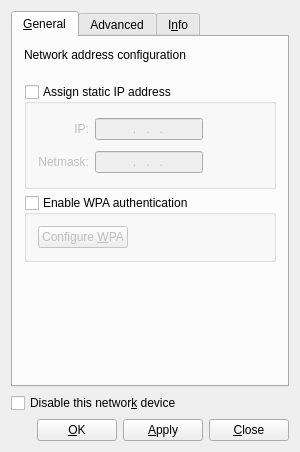
<?xml version="1.0" encoding="UTF-8"?>
<ui version="4.0">
 <class>ethernetconfig</class>
 <widget class="QWidget" name="ethernetconfig">
  <property name="geometry">
   <rect>
    <x>0</x>
    <y>0</y>
    <width>300</width>
    <height>452</height>
   </rect>
  </property>
  <property name="sizePolicy">
   <sizepolicy hsizetype="Preferred" vsizetype="Expanding">
    <horstretch>0</horstretch>
    <verstretch>0</verstretch>
   </sizepolicy>
  </property>
  <property name="windowTitle">
   <string>Network Configuration</string>
  </property>
  <property name="windowIcon">
   <iconset resource="ethernetconfig.qrc">
    <normaloff>:/network_local.png</normaloff>:/network_local.png</iconset>
  </property>
  <layout class="QGridLayout">
   <item row="2" column="0">
    <layout class="QHBoxLayout">
     <item>
      <spacer name="spacer2">
       <property name="orientation">
        <enum>Qt::Horizontal</enum>
       </property>
       <property name="sizeType">
        <enum>QSizePolicy::Expanding</enum>
       </property>
       <property name="sizeHint" stdset="0">
        <size>
         <width>69</width>
         <height>21</height>
        </size>
       </property>
      </spacer>
     </item>
     <item>
      <widget class="QPushButton" name="buttonOK">
       <property name="text">
        <string>&amp;OK</string>
       </property>
       <property name="shortcut">
        <string>Alt+O</string>
       </property>
      </widget>
     </item>
     <item>
      <widget class="QPushButton" name="buttonApply">
       <property name="text">
        <string>&amp;Apply</string>
       </property>
       <property name="shortcut">
        <string>Alt+A</string>
       </property>
      </widget>
     </item>
     <item>
      <widget class="QPushButton" name="buttonClose">
       <property name="text">
        <string>&amp;Close</string>
       </property>
       <property name="shortcut">
        <string>Alt+C</string>
       </property>
      </widget>
     </item>
    </layout>
   </item>
   <item row="1" column="0">
    <widget class="QCheckBox" name="checkDisableNetwork">
     <property name="text">
      <string>Disable this networ&amp;k device</string>
     </property>
     <property name="shortcut">
      <string>Alt+K</string>
     </property>
    </widget>
   </item>
   <item row="0" column="0">
    <widget class="QTabWidget" name="tabMainWidget">
     <property name="currentIndex">
      <number>0</number>
     </property>
     <widget class="QWidget" name="tab">
      <attribute name="title">
       <string>&amp;General</string>
      </attribute>
      <layout class="QGridLayout" name="gridLayout_3">
       <item row="0" column="0">
        <widget class="QLabel" name="textLabel1">
         <property name="text">
          <string>Network address configuration</string>
         </property>
         <property name="alignment">
          <set>Qt::AlignLeading|Qt::AlignLeft|Qt::AlignTop</set>
         </property>
         <property name="wordWrap">
          <bool>true</bool>
         </property>
        </widget>
       </item>
       <item row="1" column="0">
        <spacer name="spacer3">
         <property name="orientation">
          <enum>Qt::Vertical</enum>
         </property>
         <property name="sizeType">
          <enum>QSizePolicy::Fixed</enum>
         </property>
         <property name="sizeHint" stdset="0">
          <size>
           <width>210</width>
           <height>16</height>
          </size>
         </property>
        </spacer>
       </item>
       <item row="2" column="0">
        <widget class="QGroupBox" name="groupStatic">
         <property name="title">
          <string>Assign static IP address</string>
         </property>
         <property name="checkable">
          <bool>true</bool>
         </property>
         <property name="checked">
          <bool>false</bool>
         </property>
         <layout class="QGridLayout" name="gridLayout">
          <item row="0" column="0">
           <widget class="QLabel" name="textLabel2">
            <property name="text">
             <string>IP:</string>
            </property>
            <property name="alignment">
             <set>Qt::AlignRight|Qt::AlignTrailing|Qt::AlignVCenter</set>
            </property>
            <property name="wordWrap">
             <bool>false</bool>
            </property>
           </widget>
          </item>
          <item row="0" column="1">
           <widget class="QLineEdit" name="lineIP">
            <property name="inputMask">
             <string>999\.999\.999\.999; </string>
            </property>
            <property name="alignment">
             <set>Qt::AlignHCenter</set>
            </property>
           </widget>
          </item>
          <item row="0" column="2" rowspan="2">
           <spacer name="spacer8">
            <property name="orientation">
             <enum>Qt::Horizontal</enum>
            </property>
            <property name="sizeType">
             <enum>QSizePolicy::Expanding</enum>
            </property>
            <property name="sizeHint" stdset="0">
             <size>
              <width>48</width>
              <height>60</height>
             </size>
            </property>
           </spacer>
          </item>
          <item row="1" column="0">
           <widget class="QLabel" name="textLabel2_2">
            <property name="text">
             <string>Netmask:</string>
            </property>
            <property name="alignment">
             <set>Qt::AlignRight|Qt::AlignTrailing|Qt::AlignVCenter</set>
            </property>
            <property name="wordWrap">
             <bool>false</bool>
            </property>
           </widget>
          </item>
          <item row="1" column="1">
           <widget class="QLineEdit" name="lineNetmask">
            <property name="inputMask">
             <string>999\.999\.999\.999; </string>
            </property>
            <property name="alignment">
             <set>Qt::AlignHCenter</set>
            </property>
           </widget>
          </item>
         </layout>
        </widget>
       </item>
       <item row="3" column="0">
        <widget class="QGroupBox" name="groupWPAE">
         <property name="title">
          <string>Enable WPA authentication</string>
         </property>
         <property name="checkable">
          <bool>true</bool>
         </property>
         <property name="checked">
          <bool>false</bool>
         </property>
         <layout class="QGridLayout" name="gridLayout_2">
          <item row="0" column="0">
           <widget class="QPushButton" name="pushWPAE">
            <property name="text">
             <string>Configure &amp;WPA</string>
            </property>
           </widget>
          </item>
          <item row="0" column="1">
           <spacer name="horizontalSpacer">
            <property name="orientation">
             <enum>Qt::Horizontal</enum>
            </property>
            <property name="sizeHint" stdset="0">
             <size>
              <width>125</width>
              <height>20</height>
             </size>
            </property>
           </spacer>
          </item>
         </layout>
        </widget>
       </item>
       <item row="4" column="0">
        <spacer name="spacer6">
         <property name="orientation">
          <enum>Qt::Vertical</enum>
         </property>
         <property name="sizeType">
          <enum>QSizePolicy::Expanding</enum>
         </property>
         <property name="sizeHint" stdset="0">
          <size>
           <width>220</width>
           <height>20</height>
          </size>
         </property>
        </spacer>
       </item>
      </layout>
     </widget>
     <widget class="QWidget" name="TabPage">
      <attribute name="title">
       <string>Advanced</string>
      </attribute>
      <layout class="QGridLayout">
       <item row="0" column="0">
        <widget class="QCheckBox" name="checkMAC">
         <property name="text">
          <string>Use hardware defau&amp;lt MAC address</string>
         </property>
         <property name="shortcut">
          <string>Alt+L</string>
         </property>
         <property name="checked">
          <bool>true</bool>
         </property>
        </widget>
       </item>
       <item row="1" column="0">
        <widget class="QGroupBox" name="groupMAC">
         <property name="enabled">
          <bool>false</bool>
         </property>
         <property name="title">
          <string>Custom MAC address</string>
         </property>
         <layout class="QGridLayout">
          <item row="0" column="0">
           <widget class="QLineEdit" name="lineMAC"/>
          </item>
         </layout>
        </widget>
       </item>
       <item row="4" column="0">
        <spacer name="spacer11">
         <property name="orientation">
          <enum>Qt::Vertical</enum>
         </property>
         <property name="sizeType">
          <enum>QSizePolicy::Expanding</enum>
         </property>
         <property name="sizeHint" stdset="0">
          <size>
           <width>210</width>
           <height>20</height>
          </size>
         </property>
        </spacer>
       </item>
       <item row="3" column="0">
        <widget class="QGroupBox" name="groupIPv6">
         <property name="title">
          <string>IPv6 static address</string>
         </property>
         <layout class="QGridLayout">
          <item row="0" column="1">
           <widget class="QLineEdit" name="lineIPv6Address"/>
          </item>
          <item row="0" column="0">
           <widget class="QLabel" name="textLabel1_2">
            <property name="text">
             <string>Address:</string>
            </property>
            <property name="wordWrap">
             <bool>false</bool>
            </property>
           </widget>
          </item>
         </layout>
        </widget>
       </item>
       <item row="2" column="0">
        <widget class="QCheckBox" name="checkIPv6Enable">
         <property name="text">
          <string>Obtain IPv6 address automaticall&amp;y</string>
         </property>
         <property name="shortcut">
          <string>Alt+Y</string>
         </property>
        </widget>
       </item>
      </layout>
     </widget>
     <widget class="QWidget" name="TabPage2">
      <attribute name="title">
       <string>I&amp;nfo</string>
      </attribute>
      <layout class="QVBoxLayout">
       <item>
        <layout class="QVBoxLayout">
         <item>
          <widget class="QLabel" name="textInfoName">
           <property name="text">
            <string/>
           </property>
           <property name="wordWrap">
            <bool>false</bool>
           </property>
          </widget>
         </item>
         <item>
          <widget class="QGroupBox" name="groupBox4">
           <property name="title">
            <string>Configuration info</string>
           </property>
           <layout class="QGridLayout">
            <item row="1" column="0">
             <widget class="QLabel" name="textLabel3_2">
              <property name="sizePolicy">
               <sizepolicy hsizetype="Minimum" vsizetype="Preferred">
                <horstretch>0</horstretch>
                <verstretch>0</verstretch>
               </sizepolicy>
              </property>
              <property name="text">
               <string>Netmask:</string>
              </property>
              <property name="alignment">
               <set>Qt::AlignRight|Qt::AlignTrailing|Qt::AlignVCenter</set>
              </property>
              <property name="wordWrap">
               <bool>false</bool>
              </property>
             </widget>
            </item>
            <item row="0" column="0">
             <widget class="QLabel" name="textLabel3">
              <property name="sizePolicy">
               <sizepolicy hsizetype="Minimum" vsizetype="Preferred">
                <horstretch>0</horstretch>
                <verstretch>0</verstretch>
               </sizepolicy>
              </property>
              <property name="text">
               <string>IP:</string>
              </property>
              <property name="alignment">
               <set>Qt::AlignRight|Qt::AlignTrailing|Qt::AlignVCenter</set>
              </property>
              <property name="wordWrap">
               <bool>false</bool>
              </property>
             </widget>
            </item>
            <item row="2" column="0">
             <widget class="QLabel" name="textLabel3_2_3">
              <property name="sizePolicy">
               <sizepolicy hsizetype="Minimum" vsizetype="Preferred">
                <horstretch>0</horstretch>
                <verstretch>0</verstretch>
               </sizepolicy>
              </property>
              <property name="text">
               <string>Gateway:</string>
              </property>
              <property name="alignment">
               <set>Qt::AlignRight|Qt::AlignTrailing|Qt::AlignVCenter</set>
              </property>
              <property name="wordWrap">
               <bool>false</bool>
              </property>
             </widget>
            </item>
            <item row="3" column="0">
             <widget class="QLabel" name="textLabel3_2_3_2">
              <property name="sizePolicy">
               <sizepolicy hsizetype="Minimum" vsizetype="Preferred">
                <horstretch>0</horstretch>
                <verstretch>0</verstretch>
               </sizepolicy>
              </property>
              <property name="text">
               <string>IPv6:</string>
              </property>
              <property name="alignment">
               <set>Qt::AlignRight|Qt::AlignTrailing|Qt::AlignVCenter</set>
              </property>
              <property name="wordWrap">
               <bool>false</bool>
              </property>
             </widget>
            </item>
            <item row="4" column="0">
             <widget class="QLabel" name="textLabel3_2_2_2">
              <property name="sizePolicy">
               <sizepolicy hsizetype="Minimum" vsizetype="Preferred">
                <horstretch>0</horstretch>
                <verstretch>0</verstretch>
               </sizepolicy>
              </property>
              <property name="text">
               <string>Mac:</string>
              </property>
              <property name="alignment">
               <set>Qt::AlignRight|Qt::AlignTrailing|Qt::AlignVCenter</set>
              </property>
              <property name="wordWrap">
               <bool>false</bool>
              </property>
             </widget>
            </item>
            <item row="5" column="0">
             <widget class="QLabel" name="textLabel3_2_2_3">
              <property name="sizePolicy">
               <sizepolicy hsizetype="Minimum" vsizetype="Preferred">
                <horstretch>0</horstretch>
                <verstretch>0</verstretch>
               </sizepolicy>
              </property>
              <property name="text">
               <string>Media:</string>
              </property>
              <property name="alignment">
               <set>Qt::AlignRight|Qt::AlignTrailing|Qt::AlignVCenter</set>
              </property>
              <property name="wordWrap">
               <bool>false</bool>
              </property>
             </widget>
            </item>
            <item row="6" column="0">
             <widget class="QLabel" name="textLabel3_2_2">
              <property name="sizePolicy">
               <sizepolicy hsizetype="Minimum" vsizetype="Preferred">
                <horstretch>0</horstretch>
                <verstretch>0</verstretch>
               </sizepolicy>
              </property>
              <property name="text">
               <string>Status:</string>
              </property>
              <property name="alignment">
               <set>Qt::AlignRight|Qt::AlignTrailing|Qt::AlignVCenter</set>
              </property>
              <property name="wordWrap">
               <bool>false</bool>
              </property>
             </widget>
            </item>
            <item row="6" column="1">
             <widget class="QLabel" name="textStatus">
              <property name="text">
               <string/>
              </property>
              <property name="wordWrap">
               <bool>false</bool>
              </property>
             </widget>
            </item>
            <item row="3" column="1">
             <widget class="QLabel" name="textIPv6">
              <property name="text">
               <string/>
              </property>
              <property name="wordWrap">
               <bool>false</bool>
              </property>
             </widget>
            </item>
            <item row="2" column="1">
             <widget class="QLabel" name="textGateway">
              <property name="text">
               <string/>
              </property>
              <property name="wordWrap">
               <bool>false</bool>
              </property>
             </widget>
            </item>
            <item row="1" column="1">
             <widget class="QLabel" name="textNetmask">
              <property name="sizePolicy">
               <sizepolicy hsizetype="Expanding" vsizetype="Preferred">
                <horstretch>0</horstretch>
                <verstretch>0</verstretch>
               </sizepolicy>
              </property>
              <property name="text">
               <string/>
              </property>
              <property name="wordWrap">
               <bool>false</bool>
              </property>
             </widget>
            </item>
            <item row="0" column="1">
             <widget class="QLabel" name="textIP">
              <property name="sizePolicy">
               <sizepolicy hsizetype="Expanding" vsizetype="Preferred">
                <horstretch>0</horstretch>
                <verstretch>0</verstretch>
               </sizepolicy>
              </property>
              <property name="text">
               <string/>
              </property>
              <property name="wordWrap">
               <bool>false</bool>
              </property>
             </widget>
            </item>
            <item row="4" column="1">
             <widget class="QLabel" name="textMac">
              <property name="text">
               <string/>
              </property>
              <property name="wordWrap">
               <bool>false</bool>
              </property>
             </widget>
            </item>
            <item row="5" column="1">
             <widget class="QLabel" name="textMedia">
              <property name="text">
               <string/>
              </property>
              <property name="alignment">
               <set>Qt::AlignVCenter</set>
              </property>
              <property name="wordWrap">
               <bool>true</bool>
              </property>
             </widget>
            </item>
           </layout>
          </widget>
         </item>
         <item>
          <widget class="QGroupBox" name="groupBox5">
           <property name="title">
            <string>Traffic info</string>
           </property>
           <layout class="QGridLayout">
            <item row="0" column="0">
             <layout class="QVBoxLayout">
              <item>
               <spacer name="spacer8_2">
                <property name="orientation">
                 <enum>Qt::Vertical</enum>
                </property>
                <property name="sizeType">
                 <enum>QSizePolicy::Fixed</enum>
                </property>
                <property name="sizeHint" stdset="0">
                 <size>
                  <width>20</width>
                  <height>20</height>
                 </size>
                </property>
               </spacer>
              </item>
              <item>
               <widget class="QLabel" name="textLabel6">
                <property name="text">
                 <string>Packets:</string>
                </property>
                <property name="alignment">
                 <set>Qt::AlignRight|Qt::AlignTrailing|Qt::AlignVCenter</set>
                </property>
                <property name="wordWrap">
                 <bool>false</bool>
                </property>
               </widget>
              </item>
              <item>
               <widget class="QLabel" name="textLabel6_2">
                <property name="text">
                 <string>Errors:</string>
                </property>
                <property name="alignment">
                 <set>Qt::AlignRight|Qt::AlignTrailing|Qt::AlignVCenter</set>
                </property>
                <property name="wordWrap">
                 <bool>false</bool>
                </property>
               </widget>
              </item>
             </layout>
            </item>
            <item row="0" column="1">
             <layout class="QVBoxLayout">
              <item>
               <widget class="QLabel" name="textLabel5">
                <property name="text">
                 <string>In:</string>
                </property>
                <property name="alignment">
                 <set>Qt::AlignCenter</set>
                </property>
                <property name="wordWrap">
                 <bool>false</bool>
                </property>
               </widget>
              </item>
              <item>
               <widget class="QLabel" name="textPacketsIn">
                <property name="text">
                 <string/>
                </property>
                <property name="alignment">
                 <set>Qt::AlignCenter</set>
                </property>
                <property name="wordWrap">
                 <bool>false</bool>
                </property>
               </widget>
              </item>
              <item>
               <widget class="QLabel" name="textPacketsInErrors">
                <property name="text">
                 <string/>
                </property>
                <property name="alignment">
                 <set>Qt::AlignCenter</set>
                </property>
                <property name="wordWrap">
                 <bool>false</bool>
                </property>
               </widget>
              </item>
             </layout>
            </item>
            <item row="0" column="2">
             <layout class="QVBoxLayout">
              <item>
               <widget class="QLabel" name="textLabel5_2">
                <property name="text">
                 <string>Out:</string>
                </property>
                <property name="alignment">
                 <set>Qt::AlignCenter</set>
                </property>
                <property name="wordWrap">
                 <bool>false</bool>
                </property>
               </widget>
              </item>
              <item>
               <widget class="QLabel" name="textPacketsOut">
                <property name="text">
                 <string/>
                </property>
                <property name="alignment">
                 <set>Qt::AlignCenter</set>
                </property>
                <property name="wordWrap">
                 <bool>false</bool>
                </property>
               </widget>
              </item>
              <item>
               <widget class="QLabel" name="textPacketsOutErrors">
                <property name="text">
                 <string/>
                </property>
                <property name="alignment">
                 <set>Qt::AlignCenter</set>
                </property>
                <property name="wordWrap">
                 <bool>false</bool>
                </property>
               </widget>
              </item>
             </layout>
            </item>
           </layout>
          </widget>
         </item>
         <item>
          <spacer name="spacer8_3">
           <property name="orientation">
            <enum>Qt::Vertical</enum>
           </property>
           <property name="sizeType">
            <enum>QSizePolicy::Expanding</enum>
           </property>
           <property name="sizeHint" stdset="0">
            <size>
             <width>250</width>
             <height>35</height>
            </size>
           </property>
          </spacer>
         </item>
        </layout>
       </item>
      </layout>
     </widget>
    </widget>
   </item>
  </layout>
 </widget>
 <layoutdefault spacing="6" margin="11"/>
 <resources>
  <include location="ethernetconfig.qrc"/>
 </resources>
 <connections/>
</ui>
